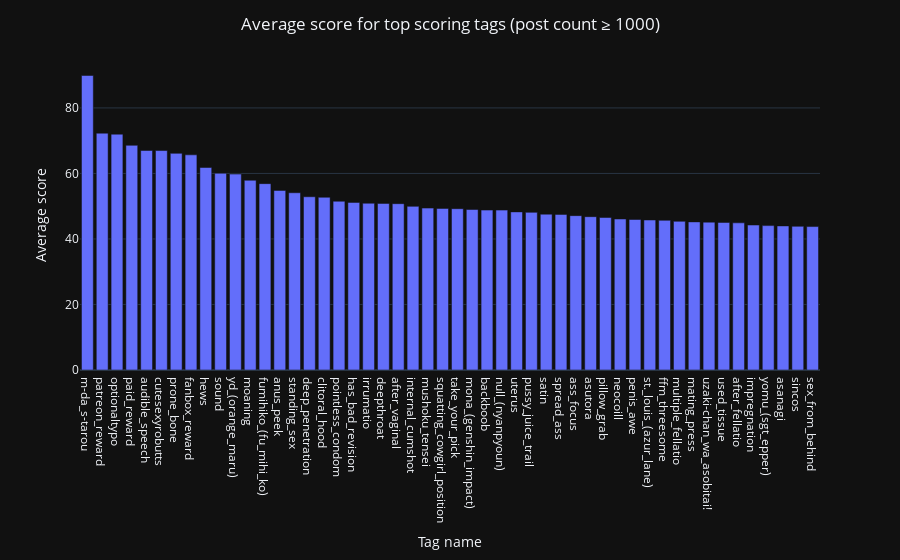

This figure's notebook cell:
### Code cell
tags_with_average_score_df = pd.DataFrame(tags_with_average_score_sorted[:50])
plot("tags_with_average_score", px.bar(tags_with_average_score_df, x="name", y="score").update_layout(
    title="Average score for top scoring tags (post count ≥ 1000)",
    xaxis_title="Tag name",
    yaxis_title="Average score",
    showlegend=False,
))

### Figure 1 — Plotly figure (JSON) as saved in the notebook; plotly's stock layout.template omitted (floating-point values rounded to 4 significant figures)
{"data": [{"alignmentgroup": "True", "hovertemplate": "name=%{x}<br>score=%{y}<extra></extra>", "legendgroup": "", "marker": {"color": "#636efa", "pattern": {"shape": ""}}, "name": "", "offsetgroup": "", "orientation": "v", "showlegend": false, "textposition": "auto", "x": ["m-da_s-tarou", "patreon_reward", "optionaltypo", "paid_reward", "audible_speech", "cutesexyrobutts", "prone_bone", "fanbox_reward", "hews", "sound", "yd_(orange_maru)", "moaning", "fumihiko_(fu_mihi_ko)", "anus_peek", "standing_sex", "deep_penetration", "clitoral_hood", "pointless_condom", "has_bad_revision", "irrumatio", "deepthroat", "after_vaginal", "internal_cumshot", "mushoku_tensei", "squatting_cowgirl_position", "take_your_pick", "mona_(genshin_impact)", "backboob", "null_(nyanpyoun)", "uterus", "pussy_juice_trail", "satin", "spread_ass", "ass_focus", "asutora", "pillow_grab", "neocoill", "penis_awe", "st._louis_(azur_lane)", "ffm_threesome", "multiple_fellatio", "mating_press", "uzaki-chan_wa_asobitai!", "used_tissue", "after_fellatio", "impregnation", "yomu_(sgt_epper)", "asanagi", "sincos", "sex_from_behind"], "xaxis": "x", "y": [89.9, 72.29, 71.99, 68.58, 67.02, 66.99, 66.13, 65.68, 61.81, 60.04, 59.8, 57.92, 56.89, 54.82, 54.1, 52.89, 52.72, 51.52, 51.16, 50.9, 50.85, 50.77, 49.95, 49.42, 49.32, 49.24, 48.98, 48.81, 48.81, 48.26, 48.12, 47.57, 47.5, 47.12, 46.81, 46.56, 46.09, 45.95, 45.79, 45.69, 45.38, 45.21, 45.14, 45.04, 44.92, 44.25, 44.08, 43.98, 43.86, 43.78], "yaxis": "y", "type": "bar"}], "layout": {"xaxis": {"anchor": "y", "domain": [0.0, 1.0], "title": {"text": "Tag name"}}, "yaxis": {"anchor": "x", "domain": [0.0, 1.0], "title": {"text": "Average score"}}, "legend": {"tracegroupgap": 0}, "margin": {"t": 60}, "barmode": "relative", "title": {"text": "Average score for top scoring tags (post count ≥ 1000)", "x": 0.5}, "showlegend": false}}
